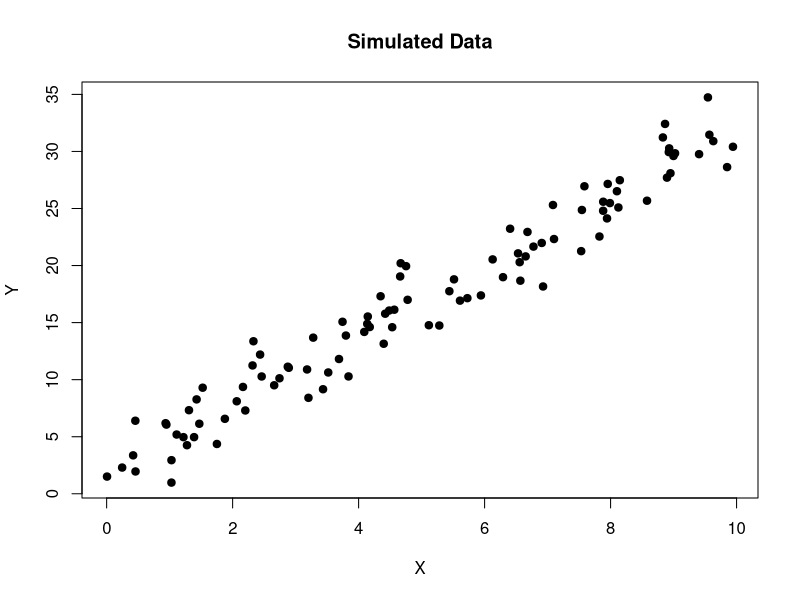
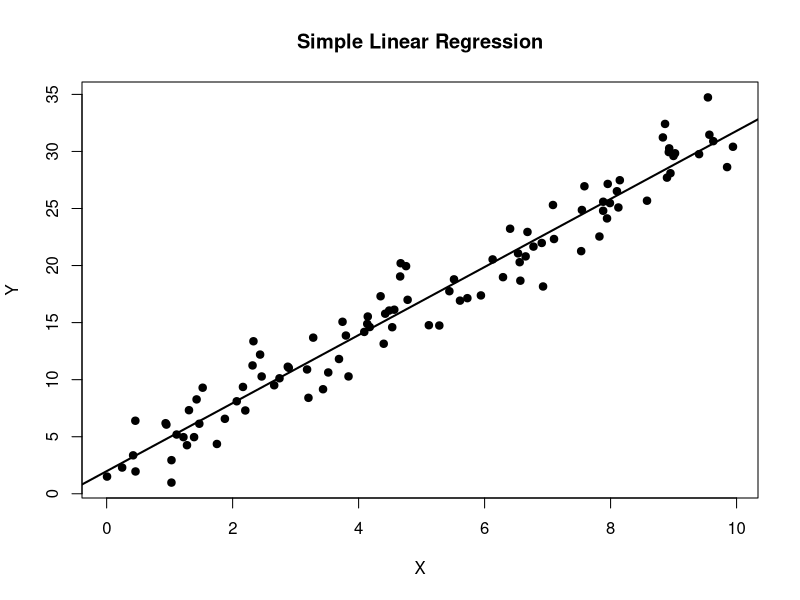
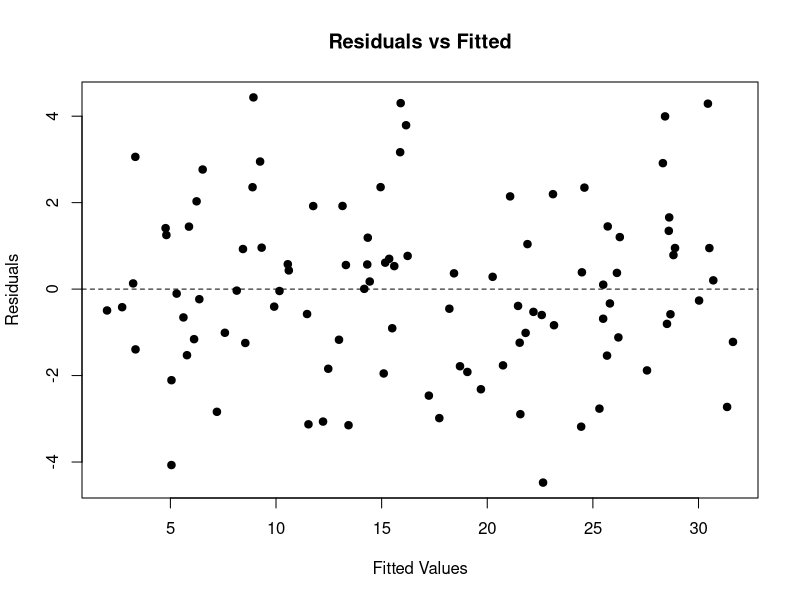
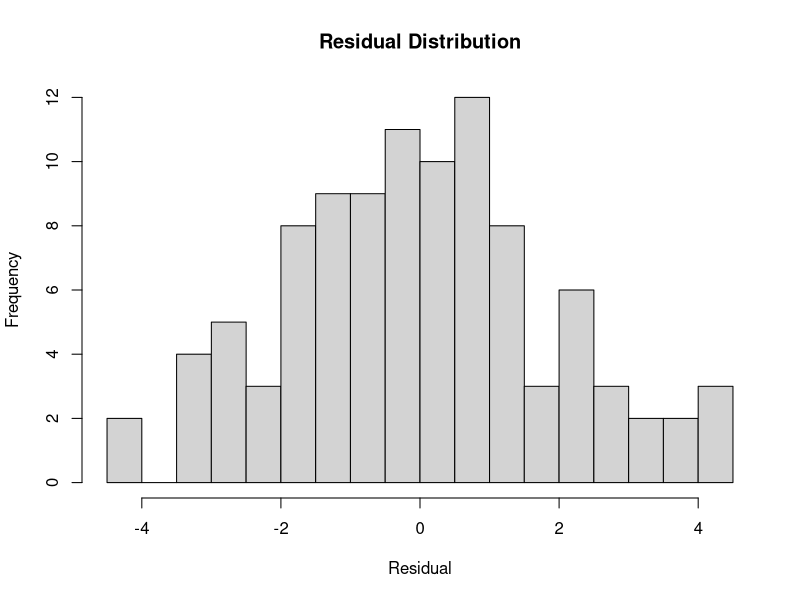
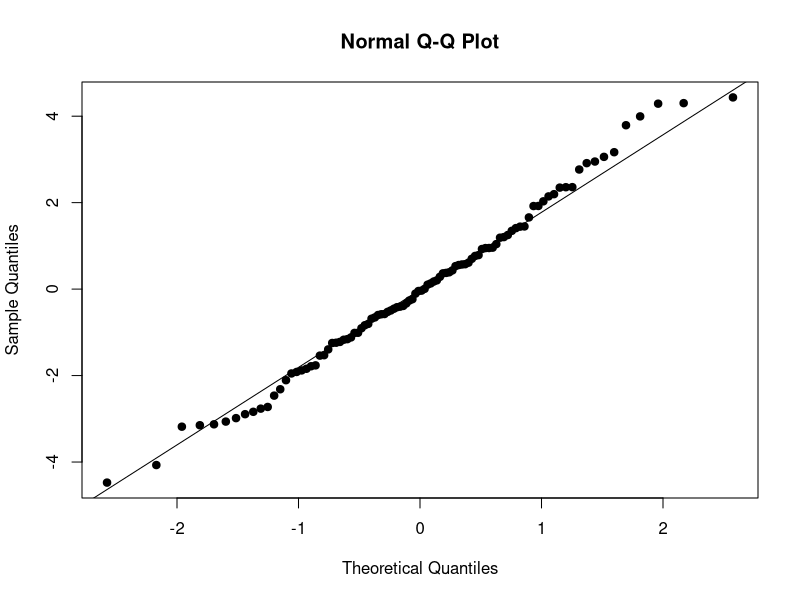
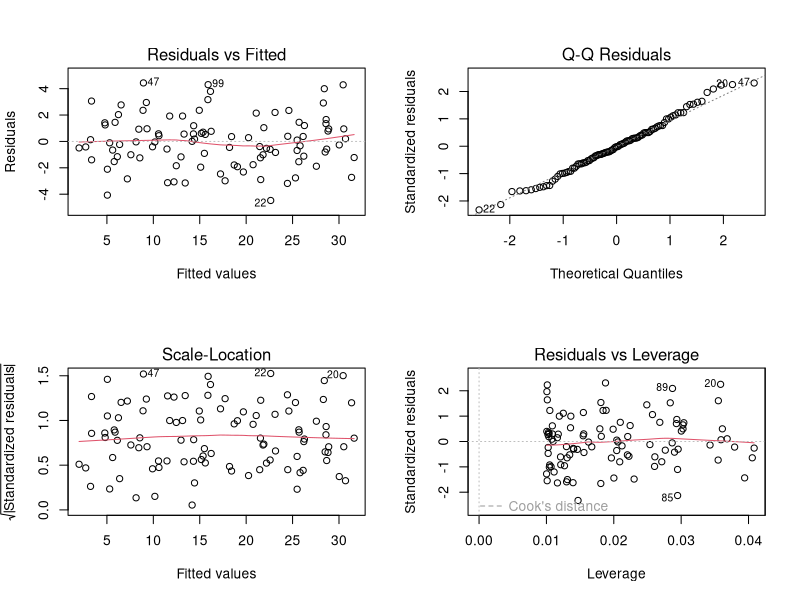

These figures' R source, in order:
# ==============================================================================
# Simple Linear Regression
# Jonathan Ma
#
# References:
#   The Elements of Statistical Learning
#   An Introduction to Statistical Learning
# ==============================================================================


# ------------------------------------------------------------------------------
# 1. Generate Data
# ------------------------------------------------------------------------------

set.seed(123)

n <- 100

x <- runif(n, min = 0, max = 10)

beta_0 <- 2
beta_1 <- 3
sigma <- 2

epsilon <- rnorm(n, mean = 0, sd = sigma)

y <- beta_0 + beta_1 * x + epsilon


# ------------------------------------------------------------------------------
# 2. Explore the Data
# ------------------------------------------------------------------------------

head(data.frame(x, y))

summary(x)
summary(y)

plot(
  x, y,
  pch = 19,
  xlab = "X",
  ylab = "Y",
  main = "Simulated Data"
)


# ------------------------------------------------------------------------------
# 3. Estimate the Regression Coefficients
# ------------------------------------------------------------------------------

x_bar <- mean(x)
y_bar <- mean(y)

# Slope
beta_1_hat <- sum((x - x_bar) * (y - y_bar)) /
  sum((x - x_bar)^2)

# Intercept
beta_0_hat <- y_bar - beta_1_hat * x_bar

beta_0_hat
beta_1_hat


# ------------------------------------------------------------------------------
# 4. Fitted Values
# ------------------------------------------------------------------------------

y_hat <- beta_0_hat + beta_1_hat * x

head(y_hat)

plot(
  x, y,
  pch = 19,
  xlab = "X",
  ylab = "Y",
  main = "Simple Linear Regression"
)

abline(
  a = beta_0_hat,
  b = beta_1_hat,
  lwd = 2
)


# ------------------------------------------------------------------------------
# 5. Residuals
# ------------------------------------------------------------------------------

residuals <- y - y_hat

head(residuals)

# Residual sum of squares
RSS <- sum(residuals^2)

# Total sum of squares
TSS <- sum((y - y_bar)^2)

# Regression sum of squares
ESS <- sum((y_hat - y_bar)^2)

RSS
TSS
ESS

# Verify decomposition
TSS
ESS + RSS


# ------------------------------------------------------------------------------
# 6. Estimate Error Variance
# ------------------------------------------------------------------------------

p <- 2

sigma2_hat <- RSS / (n - p)
sigma_hat <- sqrt(sigma2_hat)

sigma2_hat
sigma_hat


# ------------------------------------------------------------------------------
# 7. Standard Errors
# ------------------------------------------------------------------------------

Sxx <- sum((x - x_bar)^2)

se_beta_1 <- sqrt(sigma2_hat / Sxx)

se_beta_0 <- sqrt(
  sigma2_hat * (1 / n + x_bar^2 / Sxx)
)

se_beta_0
se_beta_1


# ------------------------------------------------------------------------------
# 8. Hypothesis Test for the Slope
# ------------------------------------------------------------------------------

# H0: beta_1 = 0
# H1: beta_1 != 0

t_stat <- beta_1_hat / se_beta_1

df <- n - p

p_value <- 2 * pt(
  -abs(t_stat),
  df = df
)

t_stat
p_value


# ------------------------------------------------------------------------------
# 9. Confidence Intervals
# ------------------------------------------------------------------------------

alpha <- 0.05

t_critical <- qt(
  1 - alpha / 2,
  df = df
)

beta_0_ci <- beta_0_hat +
  c(-1, 1) * t_critical * se_beta_0

beta_1_ci <- beta_1_hat +
  c(-1, 1) * t_critical * se_beta_1

beta_0_ci
beta_1_ci


# ------------------------------------------------------------------------------
# 10. R-Squared
# ------------------------------------------------------------------------------

R2 <- 1 - RSS / TSS

R2


# ------------------------------------------------------------------------------
# 11. Residual Diagnostics
# ------------------------------------------------------------------------------

plot(
  y_hat,
  residuals,
  pch = 19,
  xlab = "Fitted Values",
  ylab = "Residuals",
  main = "Residuals vs Fitted"
)

abline(h = 0, lty = 2)

hist(
  residuals,
  breaks = 15,
  main = "Residual Distribution",
  xlab = "Residual"
)

qqnorm(
  residuals,
  pch = 19,
  main = "Normal Q-Q Plot"
)

qqline(residuals)


# ------------------------------------------------------------------------------
# 12. Prediction
# ------------------------------------------------------------------------------

x_new <- 5

y_new_hat <- beta_0_hat + beta_1_hat * x_new

y_new_hat


# ------------------------------------------------------------------------------
# 13. Verify Using lm()
# ------------------------------------------------------------------------------

model <- lm(y ~ x)

summary(model)

coef(model)

confint(model)

# Compare manual and lm() estimates
c(
  manual_intercept = beta_0_hat,
  lm_intercept = coef(model)[1]
)

c(
  manual_slope = beta_1_hat,
  lm_slope = coef(model)[2]
)


# ------------------------------------------------------------------------------
# 14. Built-In Diagnostic Plots
# ------------------------------------------------------------------------------

par(mfrow = c(2, 2))

plot(model)

par(mfrow = c(1, 1))
